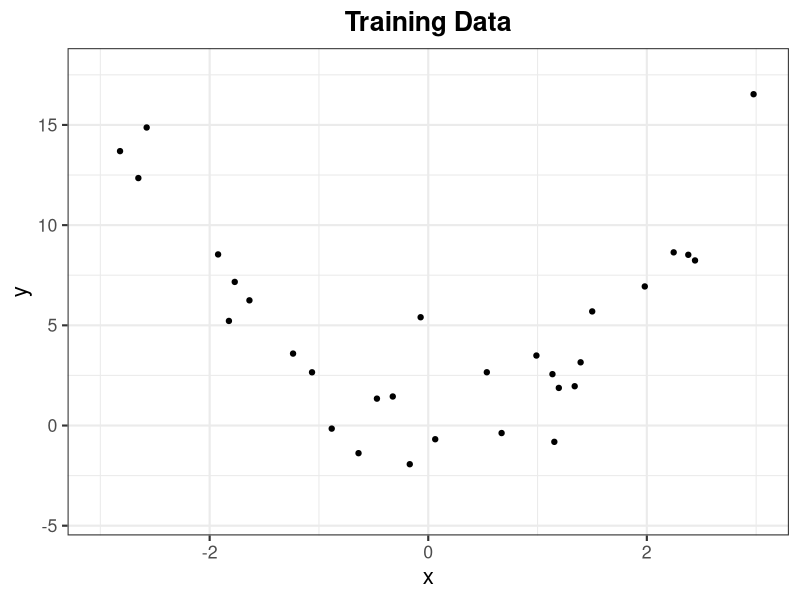
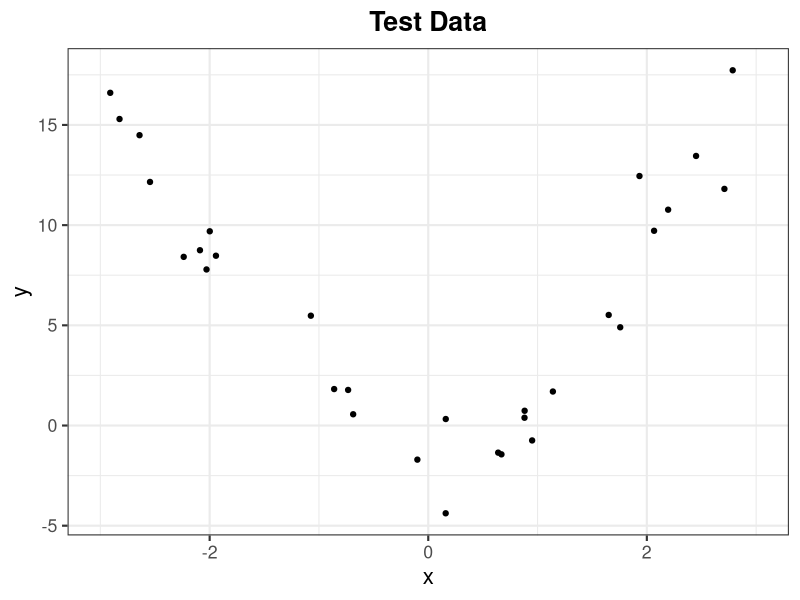

Reproduce these figures in R, in order.
## ---- chunk 1
knitr::opts_chunk$set(echo = TRUE)
library(tidyverse)
## ---- chunk 2
library(ggplot2)
# generate data
set.seed(302)
n <- 30
x <- sort(runif(n, -3, 3))
y <- 2*x^2 + 2*rnorm(n)
x_test <- sort(runif(n, -3, 3))
y_test <- 2*x_test^2 + 2*rnorm(n)
df_train <- data.frame("x" = x, "y" = y)
df_test <- data.frame("x" = x_test, "y" = y_test)

# store a theme
my_theme <- theme_bw(base_size = 16) + 
  theme(plot.title = element_text(hjust = 0.5, face = "bold"),
        plot.subtitle = element_text(hjust = 0.5))

# generate plots
g_train <- ggplot(df_train, aes(x = x, y = y)) + geom_point() +
  xlim(-3, 3) + ylim(min(y, y_test), max(y, y_test)) + 
  labs(title = "Training Data") + my_theme
g_test <- ggplot(df_test, aes(x = x, y = y)) + geom_point() +
  xlim(-3, 3) + ylim(min(y, y_test), max(y, y_test)) + 
  labs(title = "Test Data") + my_theme
g_train
g_test
## ---- chunk 3
library(palmerpenguins)
data("penguins")
peng_clean <- penguins %>% 
  mutate(any_nas = is.na(bill_length_mm) | is.na(bill_depth_mm) | 
           is.na(flipper_length_mm) | is.na(body_mass_g)) %>%
  filter(!any_nas)
